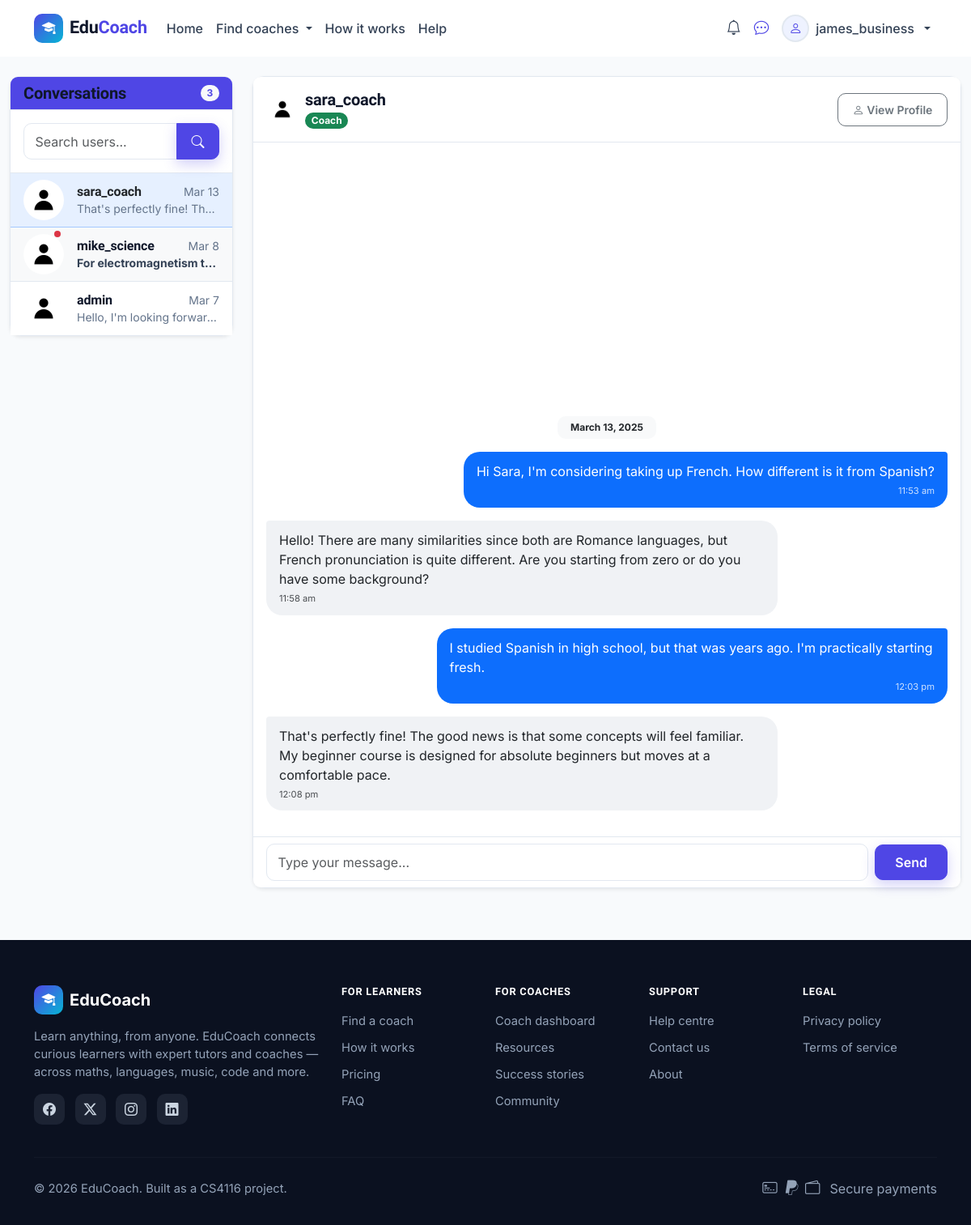
Screenshot of /pages/messages.php?user=3 (signed in) with the database file from the repository.
### tables this page shows
CREATE TABLE IF NOT EXISTS Coaches (
    coach_id INT PRIMARY KEY AUTO_INCREMENT,
    user_id INT,
    headline VARCHAR(255),  
    about_me TEXT,  
    experience VARCHAR(50),  
    hourly_rate DECIMAL(8,2),  
    video_url VARCHAR(255),  
    custom_category VARCHAR(100) NULL,  
    rating DECIMAL(3,2) DEFAULT 0,
    created_at TIMESTAMP DEFAULT CURRENT_TIMESTAMP
);

CREATE TABLE IF NOT EXISTS Users (
    user_id INT PRIMARY KEY AUTO_INCREMENT,
    username VARCHAR(50) NOT NULL,
    email VARCHAR(100) NOT NULL UNIQUE,
    password_hash VARCHAR(255) NOT NULL,
    user_type ENUM('regular', 'business', 'admin') DEFAULT 'regular',
    profile_image VARCHAR(255),
    bio TEXT,
    created_at TIMESTAMP DEFAULT CURRENT_TIMESTAMP,
    is_banned BOOLEAN DEFAULT FALSE,
    reset_token VARCHAR(64) DEFAULT NULL,
    reset_expires DATETIME DEFAULT NULL,
    last_login DATETIME DEFAULT NULL
);

CREATE TABLE IF NOT EXISTS Messages (
    message_id INT PRIMARY KEY AUTO_INCREMENT,
    sender_id INT,
    receiver_id INT,
    inquiry_id INT,
    content TEXT,
    created_at TIMESTAMP DEFAULT CURRENT_TIMESTAMP,
    is_read BOOLEAN DEFAULT FALSE,
    status ENUM('pending', 'approved', 'rejected') DEFAULT 'approved'
);

### includes/message_functions.php (called while the page is built, shortened)
<?php
function getUserConversations($pdo, $user_id) {
    try {
        $stmt = $pdo->prepare("
            SELECT DISTINCT
                CASE
                    WHEN m.sender_id = ? THEN m.receiver_id
                    ELSE m.sender_id
                END as other_user_id,
                u.username,
                u.profile_image,
                (SELECT COUNT(*) FROM Messages
                 WHERE receiver_id = ?
                 AND sender_id = other_user_id
                 AND is_read = 0
                 AND status = 'approved') as unread_count,
                (SELECT content FROM Messages
                 WHERE (sender_id = ? AND receiver_id = other_user_id)
                 OR (sender_id = other_user_id AND receiver_id = ?)
                 AND status = 'approved'
                 ORDER BY created_at DESC LIMIT 1) as last_message,
                (SELECT created_at FROM Messages
                 WHERE (sender_id = ? AND receiver_id = other_user_id)
                 OR (sender_id = other_user_id AND receiver_id = ?)
                 AND status = 'approved'
                 ORDER BY created_at DESC LIMIT 1) as last_message_time
            FROM Messages m
            JOIN Users u ON u.user_id =
                CASE
                    WHEN m.sender_id = ? THEN m.receiver_id
                    ELSE m.sender_id
                END
            WHERE (m.sender_id = ? OR m.receiver_id = ?)
            AND m.status = 'approved'
            ORDER BY last_message_time DESC
        ");
        $stmt->execute([
            $user_id, $user_id, $user_id, $user_id,
            $user_id, $user_id, $user_id, $user_id, $user_id
        ]);
        return $stmt->fetchAll(PDO::FETCH_ASSOC);
    } catch (PDOException $e) {
        error_log("Error getting user conversations: " . $e->getMessage());
        return [];
    }
}
function getConversationMessages($pdo, $user_id, $other_user_id) {
    try {
        $stmt = $pdo->prepare("
            SELECT m.*, u.username
            FROM Messages m
            JOIN Users u ON u.user_id = m.sender_id
            WHERE ((m.sender_id = ? AND m.receiver_id = ?)
            OR (m.sender_id = ? AND m.receiver_id = ?))
            AND m.status = 'approved'
            ORDER BY m.created_at ASC
        ");
        $stmt->execute([$user_id, $other_user_id, $other_user_id, $user_id]);
        return $stmt->fetchAll(PDO::FETCH_ASSOC);
    } catch (PDOException $e) {
        error_log("Error getting conversation messages: " . $e->getMessage());
        return [];
    }
}

### pages/messages.php (the view, shortened to what this page needs)
<?php
require __DIR__ . '/../includes/db_connection.php';
require __DIR__ . '/../includes/message_functions.php';
$user_id = $_SESSION['user_id'];
$selected_user_id = isset($_GET['user']) ? (int)$_GET['user'] : null;
$selected_user = null;
$messages = [];
try {
    $conversations = getUserConversations($pdo, $user_id);
    if ($selected_user_id) {
    $stmt = $pdo->prepare("
            SELECT u.user_id, u.username, u.profile_image, c.coach_id
            FROM Users u
            LEFT JOIN Coaches c ON u.user_id = c.user_id
            WHERE u.user_id = ?
        ");
        $stmt->execute([$selected_user_id]);
        $selected_user = $stmt->fetch(PDO::FETCH_ASSOC);
        if ($selected_user) {
            $messages = getConversationMessages($pdo, $user_id, $selected_user_id);
        }
    }
} catch (PDOException $e) {
    $error = 'Database error: ' . $e->getMessage();
}
include __DIR__ . '/../includes/header.php';
?>
<div class="container-fluid mt-4">
    <div class="row">
        <div class="col-md-4 col-lg-3 mb-4">
            <div class="card shadow-sm">
                <div class="card-header bg-primary text-white d-flex justify-content-between align-items-center">
                    <h5 class="mb-0">Conversations</h5>
                    <span class="badge bg-light text-primary rounded-pill"><?= count($conversations) ?></span>
                </div>
                <div class="p-3 border-bottom">
                    <form action="search_users.php" method="GET" class="mb-0">
                        <div class="input-group">
                            <input type="text" class="form-control" name="search" placeholder="Search users..." aria-label="Search users">
                            <button class="btn btn-primary" type="submit">
                                <i class="bi bi-search"></i>
                            </button>
                        </div>
                    </form>
                </div>
                <div class="overflow-auto" style="max-height: calc(100vh - 250px);">
                    <?php if (empty($conversations)): ?>
                        <div class="p-4 text-center text-muted">
                            <div class="mb-3">
                                <i class="bi bi-chat-square-text" style="font-size: 2rem;"></i>
                            </div>
                            <p>No conversations yet</p>
                            <a href="search_users.php" class="btn btn-sm btn-outline-primary">Find someone to message</a>
                        </div>
                    <?php else: ?>
                        <div class="list-group list-group-flush" id="messageList">
                        <?php foreach ($conversations as $conv): ?>
                                <a href="?user=<?= $conv['other_user_id'] ?>"
                                   class="list-group-item list-group-item-action <?= $selected_user_id == $conv['other_user_id'] ? 'active' : '' ?> <?= $conv['unread_count'] > 0 && $selected_user_id != $conv['other_user_id'] ? 'bg-light' : '' ?>">
                                    <div class="d-flex align-items-center">
                                        <div class="flex-shrink-0 position-relative">
                                            <?php
                                            $profile_image = !empty($conv['profile_image']) ? $conv['profile_image'] : 'default.jpg';
                                            $image_path = "../assets/images/profiles/{$profile_image}";
                                            ?>
                                            <img src="<?= $image_path ?>" alt="Profile" class="rounded-circle" style="width: 50px; height: 50px; object-fit: cover;">
                                            <?php if ($conv['unread_count'] > 0 && $selected_user_id != $conv['other_user_id']): ?>
                                                <span class="position-absolute top-0 end-0 translate-middle p-1 bg-danger rounded-circle">
                                                </span>
                                <?php endif; ?>
                                        </div>
                                        <div class="ms-3 flex-grow-1 overflow-hidden">
                                            <div class="d-flex justify-content-between align-items-center">
                                                <h6 class="mb-0 text-truncate" style="max-width: 130px;"><?= htmlspecialchars($conv['username']) ?></h6>
                                                <small class="text-muted"><?= get_time_ago(strtotime($conv['last_message_time'])) ?></small>
                                            </div>
                                            <p class="mb-0 small text-truncate <?= $conv['unread_count'] > 0 && $selected_user_id != $conv['other_user_id'] ? 'fw-bold' : 'text-muted' ?>">
                                                <?= !empty($conv['last_message']) ? htmlspecialchars($conv['last_message']) : 'No messages yet' ?>
                                            </p>
                                        </div>
                                    </div>
                            </a>
                        <?php endforeach; ?>
                    </div>
                    <?php endif; ?>
                </div>
            </div>
        </div>
        <div class="col-md-8 col-lg-9">
            <div class="card shadow-sm h-100">
                <?php if ($selected_user): ?>
                    <div class="card-header bg-white py-3 d-flex justify-content-between align-items-center">
                        <div class="d-flex align-items-center">
                            <?php
                            $profile_image = !empty($selected_user['profile_image']) ? $selected_user['profile_image'] : 'default.jpg';
                            $image_path = "../assets/images/profiles/{$profile_image}";
                            ?>
                            <img src="<?= $image_path ?>" alt="Profile" class="rounded-circle" style="width: 40px; height: 40px; object-fit: cover;">
                            <div class="ms-2">
                                <h5 class="mb-0"><?= htmlspecialchars($selected_user['username']) ?></h5>
                                <?php if (!empty($selected_user['coach_id'])): ?>
                                    <span class="badge bg-success">Coach</span>
                                <?php endif; ?>
                            </div>
                        </div>
                        <div>
                            <a href="<?= $selected_user['coach_id'] ? "coach-profile.php?id={$selected_user['coach_id']}" : "profile.php?id={$selected_user['user_id']}" ?>" class="btn btn-sm btn-outline-secondary">
                                <i class="bi bi-person"></i> View Profile
                            </a>
                        </div>
                    </div>
                    <div class="card-body p-3 overflow-auto d-flex flex-column" id="messageContainer" style="height: calc(100vh - 350px); min-height: 300px;">
                        <?php if (empty($messages)): ?>
                            <div class="text-center text-muted my-auto">
                                <div class="mb-3">
                                    <i class="bi bi-chat-dots" style="font-size: 3rem;"></i>
                                </div>
                                <h5>No messages yet</h5>
                                <p>Send a message to start the conversation!</p>
                            </div>
                        <?php else: ?>
                            <div class="d-flex flex-column-reverse flex-grow-1">
                                <div>
                                    <?php
                                    $last_date = '';
                                    foreach ($messages as $message):
                                        $message_date = date('Y-m-d', strtotime($message['created_at']));
                                        if ($message_date != $last_date) {
                                            echo '<div class="text-center my-3"><span class="badge bg-light text-dark px-3 py-2">' . format_date($message_date) . '</span></div>';
                                            $last_date = $message_date;
                                        }
                                    ?>
                                        <div id="msg-<?= $message['message_id'] ?>" class="message <?= $message['sender_id'] == $user_id ? 'outgoing' : 'incoming' ?> mb-3">
                                            <div class="message-bubble">
                                                <?= htmlspecialchars($message['content']) ?>
                                                <div class="message-time">
                                                    <?= date('g:i a', strtotime($message['created_at'])) ?>
                                                </div>
                                            </div>
                                        </div>
                                    <?php endforeach; ?>
                                </div>
                            </div>
                        <?php endif; ?>
                    </div>
                    <div class="card-footer bg-white">
                        <form id="messageForm" class="d-flex align-items-center">
                            <input type="text" name="content" class="form-control me-2"
                                placeholder="Type your message..." autocomplete="off" required>
                            <button type="submit" class="btn btn-primary px-4">
                                Send
                            </button>
                        </form>
                    </div>
                <?php endif; ?>
            </div>
        </div>
    </div>
</div>
<?php
function get_time_ago($timestamp) {
    $now = time();
    $diff = $now - $timestamp;
    return date('M j', $timestamp);
}
function format_date($date_str) {
    $date = new DateTime($date_str);
    $now = new DateTime();
    $yesterday = new DateTime('yesterday');
    $diff = $now->diff($date);
    return $date->format('F j, Y');
}
include __DIR__ . '/../includes/footer.php';
?>

### rows the page displays
coaches: user.username "sara_coach"
messages: created_at "March 13, 2025", content "Hi Sara, I'm considering taking up French. How different is it from Spanish?", created_at "11:53 am"
messages: content "Hello! There are many similarities since both are Romance languages, but French pronunciation is quite different. Are you starting from zero or do you have some background?", created_at "11:58 am"
messages: content "I studied Spanish in high school, but that was years ago. I'm practically starting fresh.", created_at "12:03 pm"
messages: content "That's perfectly fine! The good news is that some concepts will feel familiar. My beginner course is designed for absolute beginners but moves at a comfortable pace.", created_at "12:08 pm"

### other values shown
$_SESSION['username'] "james_business"
count($conversations) "3"
$conv['username'] "sara_coach"
get_time_ago(strtotime($conv['last_message_time'])) "Mar 13"
$conv['last_message'] "That's perfectly fine! Th…"
$conv['username'] "mike_science"
get_time_ago(strtotime($conv['last_message_time'])) "Mar 8"
$conv['last_message'] "For electromagnetism t…"
$conv['username'] "admin"
get_time_ago(strtotime($conv['last_message_time'])) "Mar 7"
$conv['last_message'] "Hello, I'm looking forwar…"
